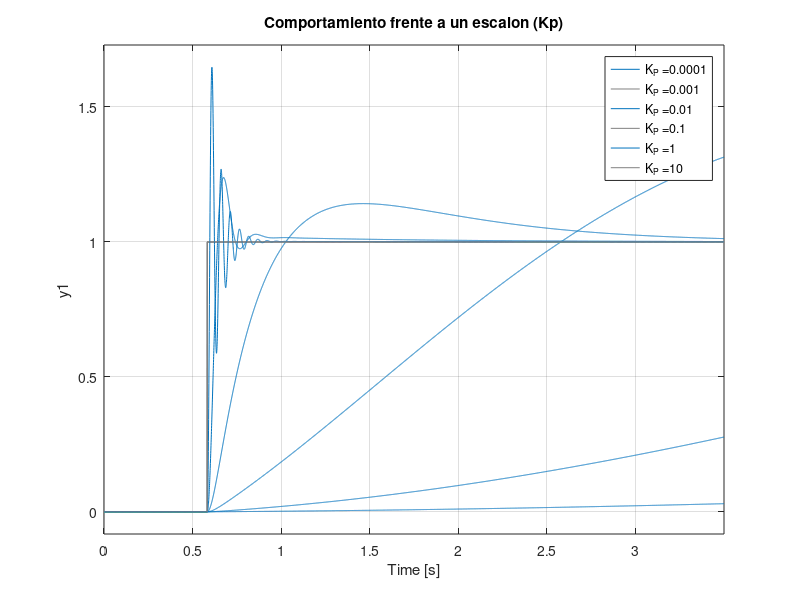
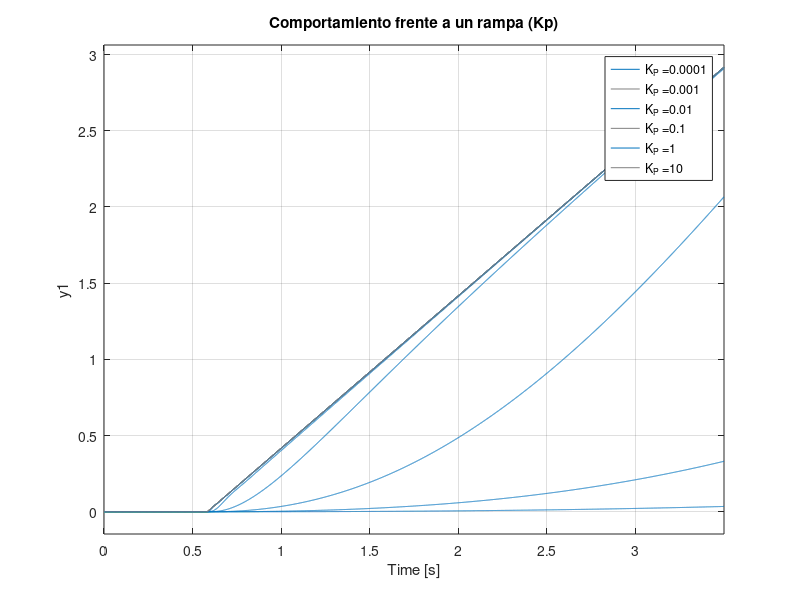
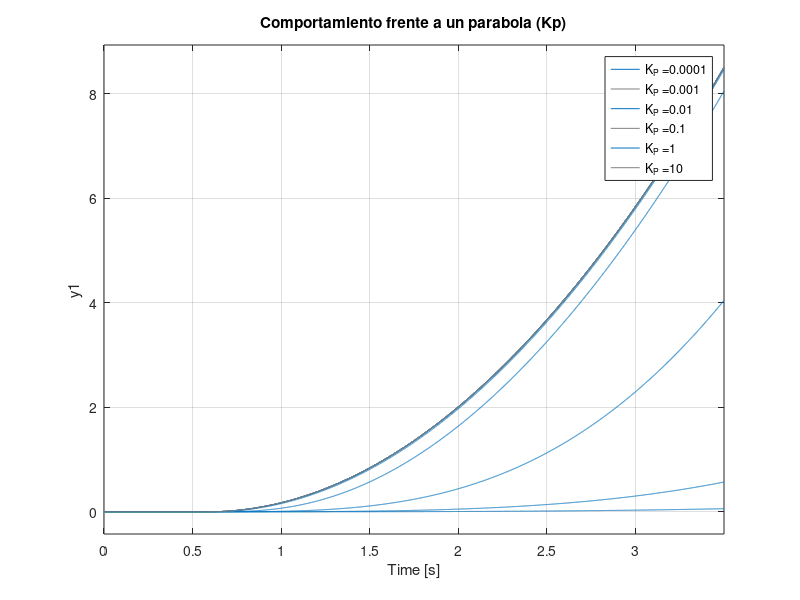
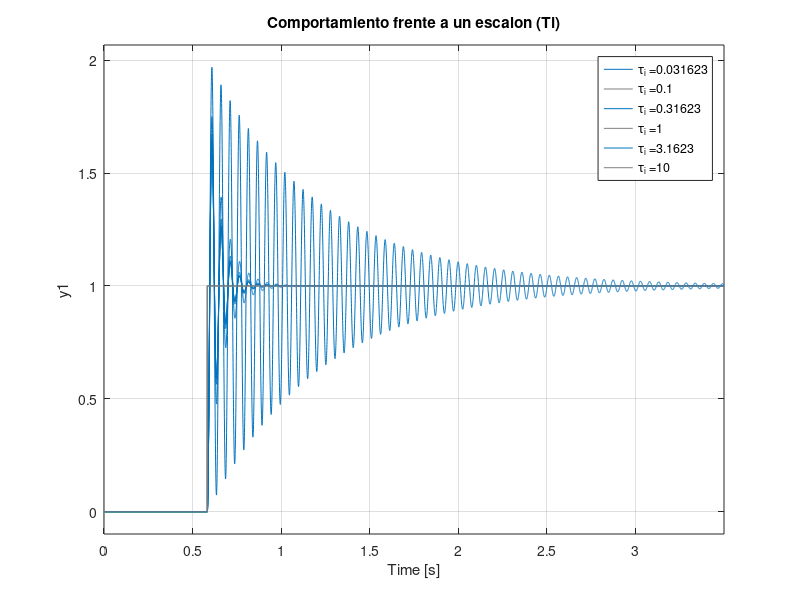

Source code (MATLAB) for these figures, in order: (Note: this script raises an error after producing the figures.)
clear all; clc; close all;

%% Initiation Parameters
K = 1500;
p = 35;

x = p.*(0:0.0005/p:0.1);

aux = -4:1:1;
auxTi = -1.5:0.5:1;

Kp = 10.^aux;
Ti = 10.^auxTi;

Kpfija = 10;
Tifija = 1;

%% Ti fijo

% Step
figure(1)
grid on;

Legend = cell(length(aux),1);

u = ones(1,length(x));
u(1:ceil(length(u)/6)) = 0;
t = x;

for i = 1:length(Kp)
    num = [K*Kp(i) K*Kp(i)/Tifija];
    den = [1 p K*Kp(i) K*Kp(i)/Tifija];
    sys = tf(num,den);
    lsim(sys, u, t)
    Legend{i} = strcat('K_{P} = ', num2str(Kp(i)));
    hold on;
end

title('Comportamiento frente a un escalon (Kp)')
legend(Legend);
hold off;
saveas(gcf,'img/01_PIEscalonKp.png')

% Ramp
figure(2)
grid on;

Legend = cell(length(aux),1);

t = x;
u = t-t(ceil(length(t)/6));
u(1:ceil(length(u)/6)) = 0;

for i = 1:length(Kp)
    num = [K*Kp(i) K*Kp(i)/Tifija];
    den = [1 p K*Kp(i) K*Kp(i)/Tifija];
    sys = tf(num,den);
    lsim(sys, u, t)
    Legend{i} = strcat('K_{P} = ', num2str(Kp(i)));
    hold on;
end

title('Comportamiento frente a un rampa (Kp)')
legend(Legend);
hold off;
saveas(gcf,'img/01_PIRampaKp.png')

% Parable
figure(3)
grid on;

Legend = cell(length(aux),1);

t = x;
u = (t-t(ceil(length(t)/6))).^2;
u(1:ceil(length(u)/6)) = 0;

for i = 1:length(Kp)
    num = [K*Kp(i) K*Kp(i)/Tifija];
    den = [1 p K*Kp(i) K*Kp(i)/Tifija];
    sys = tf(num,den);
    lsim(sys, u, t)
    Legend{i} = strcat('K_{P} = ', num2str(Kp(i)));
    hold on;
end

title('Comportamiento frente a un parabola (Kp)')
legend(Legend);
hold off;
saveas(gcf,'img/01_PIParabolaKp.png')

%% Kp fijo

% Step
figure(4);
grid on;

Legend = cell(length(auxTi),1);

u = ones(1,length(x));
u(1:ceil(length(u)/6)) = 0;
t = x;

for i = 1:length(auxTi)
    num = [K*Kpfija K*Kpfija/Ti(i)];
    den = [1 p K*Kpfija K*Kpfija/Ti(i)];
    sys = tf(num,den);
    lsim(sys, u, t)
    Legend{i} = strcat('\tau_{i} = ', num2str(Ti(i)));
    hold on;
end

title('Comportamiento frente a un escalon (Ti)')
legend(Legend);
hold off;
saveas(gcf,'img/01_PIEscalonTi.png')

% Ramp
figure(5)
grid on;

Legend = cell(length(auxTi),1);

t = x;
u = t-t(ceil(length(t)/6));
u(1:ceil(length(u)/6)) = 0;

for i = 1:length(auxTi)
    num = [K*Kpfija K*Kpfija/Ti(i)];
    den = [1 p K*Kpfija K*Kpfija/Ti(i)];
    sys = tf(num,den);
    lsim(sys, u, t)
    Legend{i} = strcat('\tau_{i} = ', num2str(Ti(i)));
    hold on;
end

title('Comportamiento frente a un rampa (Ti)')
legend(Legend);
hold off;
saveas(gcf,'img/01_PIRampaTi.png')

% Parable
figure(6)
grid on;

Legend = cell(length(auxTi),1);

t = x;
u = (t-t(ceil(length(t)/6))).^2;
u(1:ceil(length(u)/6)) = 0;

for i = 1:length(auxTi)
    num = [K*Kpfija K*Kpfija/Ti(i)];
    den = [1 p K*Kpfija K*Kpfija/Ti(i)];
    sys = tf(num,den);
    lsim(sys, u, t)
    Legend{i} = strcat('\tau_{i} = ', num2str(Ti(i)));
    hold on;
end

title('Comportamiento frente a un parabola (Ti)')
legend(Legend);
hold off;
saveas(gcf,'img/01_PIParabolaTi.png')

%% Rlocus

figure(7)

num = [K*Tifija K];
den = [Tifija Tifija*p 0 0];
rlocus(num,den)
saveas(gcf,'img/01_PIRLocusKp.png')

% fig = 8;
% 
% for i = 1:length(auxTi)
%     figure(fig)
%     num = [K*Ti(i) K];
%     den = [Ti(i) Ti(i)*p 0 0];
%     rlocus(num,den)
%     fig = fig + 1;
% end